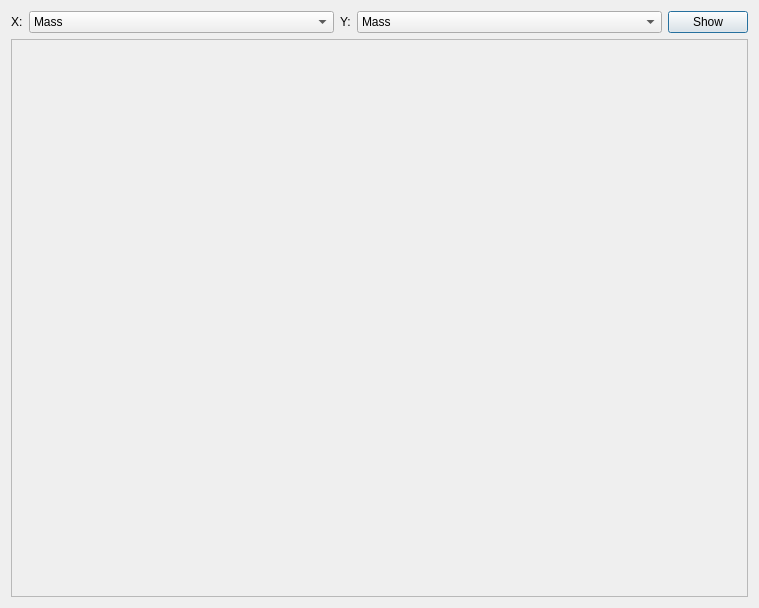
<?xml version="1.0" encoding="UTF-8"?>
<ui version="4.0">
 <class>GraphDialog</class>
 <widget class="QDialog" name="GraphDialog">
  <property name="geometry">
   <rect>
    <x>0</x>
    <y>0</y>
    <width>759</width>
    <height>608</height>
   </rect>
  </property>
  <property name="windowTitle">
   <string>Graph Data</string>
  </property>
  <layout class="QVBoxLayout" name="verticalLayout">
   <item>
    <layout class="QHBoxLayout" name="horizontalLayout">
     <item>
      <widget class="QLabel" name="xLabel">
       <property name="sizePolicy">
        <sizepolicy hsizetype="Minimum" vsizetype="Minimum">
         <horstretch>0</horstretch>
         <verstretch>0</verstretch>
        </sizepolicy>
       </property>
       <property name="text">
        <string>X:</string>
       </property>
      </widget>
     </item>
     <item>
      <widget class="QComboBox" name="xComboBox">
       <property name="sizePolicy">
        <sizepolicy hsizetype="MinimumExpanding" vsizetype="Minimum">
         <horstretch>0</horstretch>
         <verstretch>0</verstretch>
        </sizepolicy>
       </property>
       <item>
        <property name="text">
         <string>Mass</string>
        </property>
       </item>
       <item>
        <property name="text">
         <string>XlogP3</string>
        </property>
       </item>
       <item>
        <property name="text">
         <string>VABC</string>
        </property>
       </item>
       <item>
        <property name="text">
         <string>TPSA</string>
        </property>
       </item>
       <item>
        <property name="text">
         <string>Rotatable-Bonds</string>
        </property>
       </item>
      </widget>
     </item>
     <item>
      <widget class="QLabel" name="yLabel">
       <property name="sizePolicy">
        <sizepolicy hsizetype="Minimum" vsizetype="Maximum">
         <horstretch>0</horstretch>
         <verstretch>0</verstretch>
        </sizepolicy>
       </property>
       <property name="text">
        <string>Y:</string>
       </property>
      </widget>
     </item>
     <item>
      <widget class="QComboBox" name="yComboBox">
       <property name="sizePolicy">
        <sizepolicy hsizetype="MinimumExpanding" vsizetype="Minimum">
         <horstretch>0</horstretch>
         <verstretch>0</verstretch>
        </sizepolicy>
       </property>
       <item>
        <property name="text">
         <string>Mass</string>
        </property>
       </item>
       <item>
        <property name="text">
         <string>XlogP3</string>
        </property>
       </item>
       <item>
        <property name="text">
         <string>VABC</string>
        </property>
       </item>
       <item>
        <property name="text">
         <string>TPSA</string>
        </property>
       </item>
       <item>
        <property name="text">
         <string>Rotatable-Bonds</string>
        </property>
       </item>
      </widget>
     </item>
     <item>
      <widget class="QPushButton" name="showButton">
       <property name="sizePolicy">
        <sizepolicy hsizetype="Minimum" vsizetype="Minimum">
         <horstretch>0</horstretch>
         <verstretch>0</verstretch>
        </sizepolicy>
       </property>
       <property name="text">
        <string>Show</string>
       </property>
      </widget>
     </item>
    </layout>
   </item>
   <item>
    <widget class="QFrame" name="graphFrame">
     <property name="sizePolicy">
      <sizepolicy hsizetype="Preferred" vsizetype="Expanding">
       <horstretch>0</horstretch>
       <verstretch>0</verstretch>
      </sizepolicy>
     </property>
     <property name="frameShape">
      <enum>QFrame::StyledPanel</enum>
     </property>
     <property name="frameShadow">
      <enum>QFrame::Raised</enum>
     </property>
    </widget>
   </item>
  </layout>
 </widget>
 <resources/>
 <connections/>
</ui>
